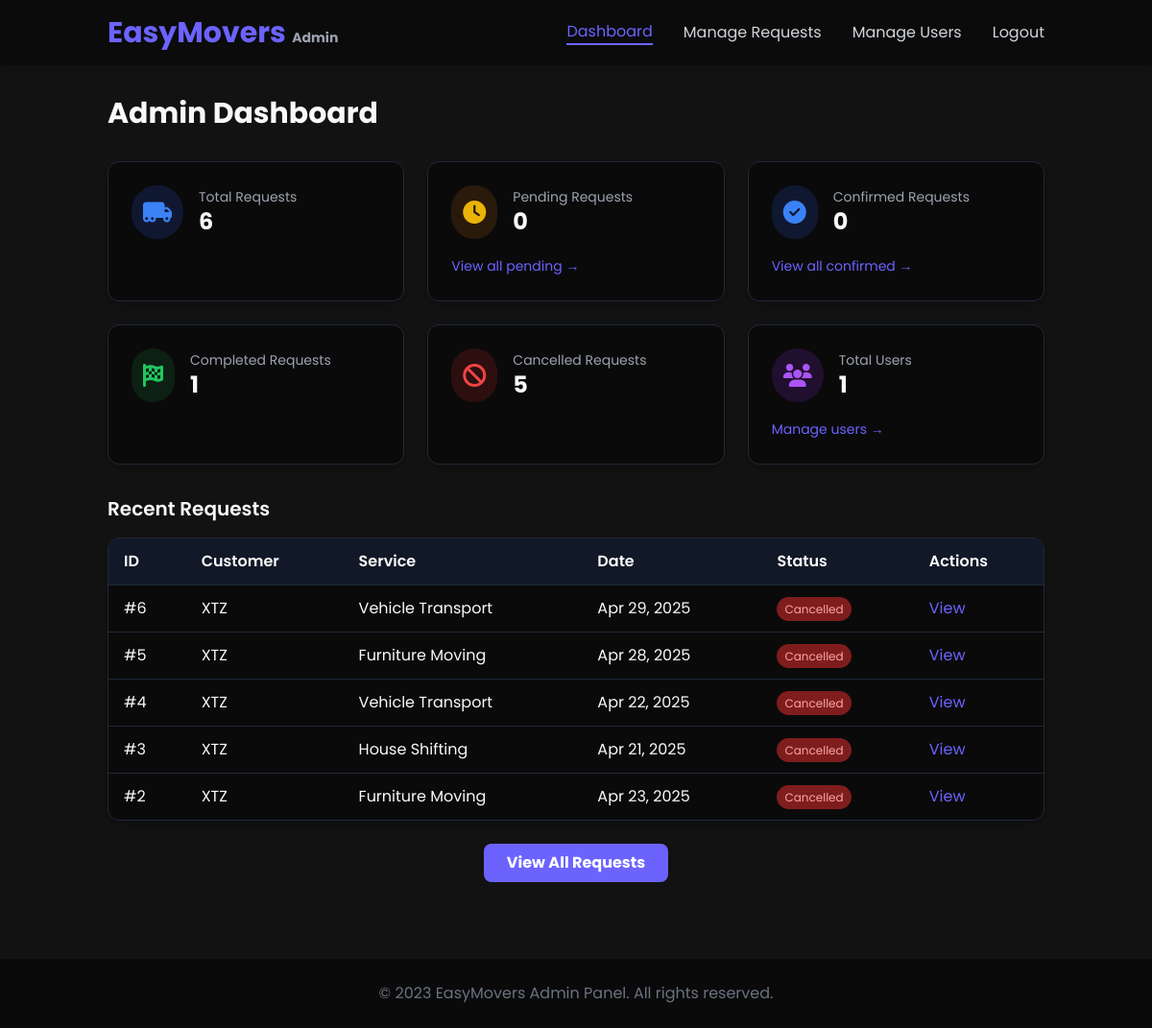
The app's page /dashboard.php (signed in) with its own data.
### tables this page shows
CREATE TABLE `moving_requests` (
  `id` int(11) NOT NULL,
  `user_id` int(11) NOT NULL,
  `service_type` varchar(100) NOT NULL,
  `from_address` text NOT NULL,
  `to_address` text NOT NULL,
  `moving_date` date NOT NULL,
  `moving_time` varchar(50) NOT NULL,
  `items` text NOT NULL,
  `special_instructions` text DEFAULT NULL,
  `status` enum('pending','confirmed','in_progress','completed','cancelled') NOT NULL DEFAULT 'pending',
  `admin_notes` text DEFAULT NULL,
  `estimated_cost` decimal(10,2) DEFAULT NULL,
  `created_at` datetime NOT NULL,
  `updated_at` datetime DEFAULT NULL
);

CREATE TABLE `users` (
  `id` int(11) NOT NULL,
  `name` varchar(100) NOT NULL,
  `email` varchar(100) NOT NULL,
  `password` varchar(255) NOT NULL,
  `phone` varchar(20) DEFAULT NULL,
  `address` text DEFAULT NULL,
  `created_at` timestamp NOT NULL DEFAULT current_timestamp()
);

### dashboard.php (the view, shortened to what this page needs)
<?php
require_once 'db_connect.php';
$stats = [
    'total_requests' => 0,
    'pending_requests' => 0,
    'confirmed_requests' => 0,
    'completed_requests' => 0,
    'cancelled_requests' => 0,
    'total_users' => 0,
    'recent_requests' => []
];
$sql = "SELECT COUNT(*) as total FROM moving_requests";
if ($stmt = $pdo->prepare($sql)) {
    if ($stmt->execute()) {
        $row = $stmt->fetch();
        $stats['total_requests'] = $row['total'];
    }
}
$sql = "SELECT COUNT(*) as total FROM moving_requests WHERE status = 'pending'";
if ($stmt = $pdo->prepare($sql)) {
    if ($stmt->execute()) {
        $row = $stmt->fetch();
        $stats['pending_requests'] = $row['total'];
    }
}
$sql = "SELECT COUNT(*) as total FROM moving_requests WHERE status = 'confirmed'";
if ($stmt = $pdo->prepare($sql)) {
    if ($stmt->execute()) {
        $row = $stmt->fetch();
        $stats['confirmed_requests'] = $row['total'];
    }
}
$sql = "SELECT COUNT(*) as total FROM moving_requests WHERE status = 'completed'";
if ($stmt = $pdo->prepare($sql)) {
    if ($stmt->execute()) {
        $row = $stmt->fetch();
        $stats['completed_requests'] = $row['total'];
    }
}
$sql = "SELECT COUNT(*) as total FROM moving_requests WHERE status = 'cancelled'";
if ($stmt = $pdo->prepare($sql)) {
    if ($stmt->execute()) {
        $row = $stmt->fetch();
        $stats['cancelled_requests'] = $row['total'];
    }
}
$sql = "SELECT COUNT(*) as total FROM users";
if ($stmt = $pdo->prepare($sql)) {
    if ($stmt->execute()) {
        $row = $stmt->fetch();
        $stats['total_users'] = $row['total'];
    }
}
$sql = "SELECT mr.*, u.name as user_name
        FROM moving_requests mr
        JOIN users u ON mr.user_id = u.id
        ORDER BY mr.created_at DESC LIMIT 5";
if ($stmt = $pdo->prepare($sql)) {
    if ($stmt->execute()) {
        $stats['recent_requests'] = $stmt->fetchAll(PDO::FETCH_ASSOC);
    }
}
?>
<!DOCTYPE html>
<html lang="en">
<head>
    <script src="https://cdn.tailwindcss.com"></script>
    <link rel="stylesheet" href="https://cdnjs.cloudflare.com/ajax/libs/font-awesome/6.4.0/css/all.min.css">
</head>
<body class="bg-dark min-h-screen">
    <nav class="bg-darker bg-opacity-90 py-4 shadow-md">
        <div class="container mx-auto px-6">
            <div class="flex items-center justify-between">
                <a href="index.php" class="text-3xl font-bold text-primary">EasyMovers <span class="text-sm text-gray-400">Admin</span></a>
                <div class="hidden md:flex space-x-8 items-center">
                    <a href="dashboard.php" class="text-primary border-b-2 border-primary transition-colors">Dashboard</a>
                    <a href="manage_requests.php" class="text-gray-300 hover:text-primary transition-colors">Manage Requests</a>
                    <a href="manage_users.php" class="text-gray-300 hover:text-primary transition-colors">Manage Users</a>
                    <a href="admin_logout.php" class="text-gray-300 hover:text-primary transition-colors">Logout</a>
                </div>
            </div>
        </div>
    </nav>
    <div class="container mx-auto px-6 py-8">
        <h1 class="text-3xl font-bold mb-8">Admin Dashboard</h1>
        <div class="grid grid-cols-1 md:grid-cols-2 lg:grid-cols-3 gap-6 mb-8">
            <div class="bg-darker p-6 rounded-xl shadow-lg border border-gray-800">
                <div class="flex items-center">
                    <div class="p-3 rounded-full bg-blue-900 bg-opacity-30 text-blue-500">
                        <i class="fas fa-truck-moving text-2xl"></i>
                    </div>
                    <div class="ml-4">
                        <p class="text-gray-400 text-sm">Total Requests</p>
                        <h3 class="text-2xl font-bold"><?php echo $stats['total_requests']; ?></h3>
                    </div>
                </div>
            </div>
            <div class="bg-darker p-6 rounded-xl shadow-lg border border-gray-800">
                <div class="flex items-center">
                    <div class="p-3 rounded-full bg-yellow-900 bg-opacity-30 text-yellow-500">
                        <i class="fas fa-clock text-2xl"></i>
                    </div>
                    <div class="ml-4">
                        <p class="text-gray-400 text-sm">Pending Requests</p>
                        <h3 class="text-2xl font-bold"><?php echo $stats['pending_requests']; ?></h3>
                    </div>
                </div>
                <div class="mt-4">
                    <a href="manage_requests.php?filter=pending" class="text-primary text-sm hover:underline">View all pending →</a>
                </div>
            </div>
            <div class="bg-darker p-6 rounded-xl shadow-lg border border-gray-800">
                <div class="flex items-center">
                    <div class="p-3 rounded-full bg-blue-900 bg-opacity-30 text-blue-500">
                        <i class="fas fa-check-circle text-2xl"></i>
                    </div>
                    <div class="ml-4">
                        <p class="text-gray-400 text-sm">Confirmed Requests</p>
                        <h3 class="text-2xl font-bold"><?php echo $stats['confirmed_requests']; ?></h3>
                    </div>
                </div>
                <div class="mt-4">
                    <a href="manage_requests.php?filter=confirmed" class="text-primary text-sm hover:underline">View all confirmed →</a>
                </div>
            </div>
            <div class="bg-darker p-6 rounded-xl shadow-lg border border-gray-800">
                <div class="flex items-center">
                    <div class="p-3 rounded-full bg-green-900 bg-opacity-30 text-green-500">
                        <i class="fas fa-flag-checkered text-2xl"></i>
                    </div>
                    <div class="ml-4">
                        <p class="text-gray-400 text-sm">Completed Requests</p>
                        <h3 class="text-2xl font-bold"><?php echo $stats['completed_requests']; ?></h3>
                    </div>
                </div>
            </div>
            <div class="bg-darker p-6 rounded-xl shadow-lg border border-gray-800">
                <div class="flex items-center">
                    <div class="p-3 rounded-full bg-red-900 bg-opacity-30 text-red-500">
                        <i class="fas fa-ban text-2xl"></i>
                    </div>
                    <div class="ml-4">
                        <p class="text-gray-400 text-sm">Cancelled Requests</p>
                        <h3 class="text-2xl font-bold"><?php echo $stats['cancelled_requests']; ?></h3>
                    </div>
                </div>
            </div>
            <div class="bg-darker p-6 rounded-xl shadow-lg border border-gray-800">
                <div class="flex items-center">
                    <div class="p-3 rounded-full bg-purple-900 bg-opacity-30 text-purple-500">
                        <i class="fas fa-users text-2xl"></i>
                    </div>
                    <div class="ml-4">
                        <p class="text-gray-400 text-sm">Total Users</p>
                        <h3 class="text-2xl font-bold"><?php echo $stats['total_users']; ?></h3>
                    </div>
                </div>
                <div class="mt-4">
                    <a href="manage_users.php" class="text-primary text-sm hover:underline">Manage users →</a>
                </div>
            </div>
        </div>
        <h2 class="text-xl font-semibold mb-4">Recent Requests</h2>
        <div class="bg-darker rounded-xl shadow-lg border border-gray-800 overflow-hidden">
            <table class="min-w-full">
                <thead>
                    <tr class="bg-gray-900 text-left">
                        <th class="py-3 px-4 font-semibold">ID</th>
                        <th class="py-3 px-4 font-semibold">Customer</th>
                        <th class="py-3 px-4 font-semibold">Service</th>
                        <th class="py-3 px-4 font-semibold">Date</th>
                        <th class="py-3 px-4 font-semibold">Status</th>
                        <th class="py-3 px-4 font-semibold">Actions</th>
                    </tr>
                </thead>
                <tbody>
                    <?php if (empty($stats['recent_requests'])): ?>
                        <tr>
                            <td colspan="6" class="py-4 px-4 text-center text-gray-400">No recent requests found.</td>
                        </tr>
                    <?php else: ?>
                        <?php foreach ($stats['recent_requests'] as $request): ?>
                            <tr class="border-t border-gray-800">
                                <td class="py-3 px-4">#<?php echo $request['id']; ?></td>
                                <td class="py-3 px-4"><?php echo htmlspecialchars($request['user_name']); ?></td>
                                <td class="py-3 px-4"><?php echo htmlspecialchars($request['service_type']); ?></td>
                                <td class="py-3 px-4"><?php echo date('M d, Y', strtotime($request['moving_date'])); ?></td>
                                <td class="py-3 px-4">
                                    <?php
                                    $status_class = '';
                                    switch ($request['status']) {
                                        case 'cancelled':
                                            $status_class = 'bg-red-900 text-red-300';
                                            break;
                                    }
                                    ?>
                                    <span class="<?php echo $status_class; ?> py-1 px-2 rounded-full text-xs">
                                        <?php echo ucfirst($request['status']); ?>
                                    </span>
                                </td>
                                <td class="py-3 px-4">
                                    <a href="manage_requests.php?view=<?php echo $request['id']; ?>" class="text-primary hover:underline">View</a>
                                </td>
                            </tr>
                        <?php endforeach; ?>
                    <?php endif; ?>
                </tbody>
            </table>
        </div>
        <div class="mt-6 text-center">
            <a href="manage_requests.php" class="inline-block bg-primary hover:bg-primary-dark text-white font-bold py-2 px-6 rounded-lg transition duration-300">
                View All Requests
            </a>
        </div>
    </div>
    <footer class="bg-darker py-6 mt-12">
        <div class="container mx-auto px-6">
            <p class="text-center text-gray-500">&copy; 2023 EasyMovers Admin Panel. All rights reserved.</p>
        </div>
    </footer>
</body>
</html>

### dashboard.php (style rules this page uses)
body { font-family: 'Poppins', sans-serif; background-color: #121212; color: #f8f9fa; }

### records on screen
moving_requests: id "6", user.name "XTZ", service_type "Vehicle Transport", moving_date "Apr 29, 2025", status "Cancelled"
moving_requests: id "5", user.name "XTZ", service_type "Furniture Moving", moving_date "Apr 28, 2025", status "Cancelled"
moving_requests: id "4", user.name "XTZ", service_type "Vehicle Transport", moving_date "Apr 22, 2025", status "Cancelled"
moving_requests: id "3", user.name "XTZ", service_type "House Shifting", moving_date "Apr 21, 2025", status "Cancelled"
moving_requests: id "2", user.name "XTZ", service_type "Furniture Moving", moving_date "Apr 23, 2025", status "Cancelled"

### other values on screen
$stats['total_requests'] "6"
$stats['pending_requests'] "0"
$stats['confirmed_requests'] "0"
$stats['completed_requests'] "1"
$stats['cancelled_requests'] "5"
$stats['total_users'] "1"
